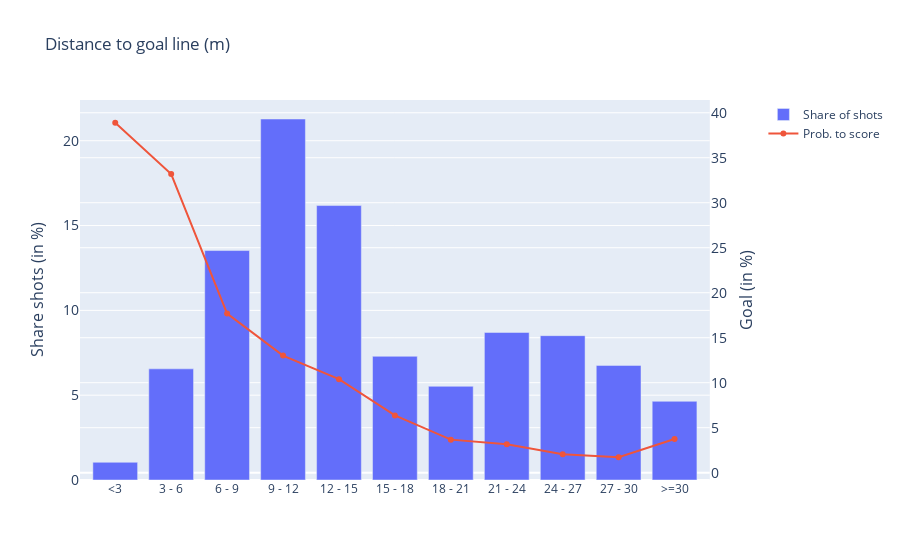

Notebook code cell kept with this figure:
### Code cell
fig = create_variable_graph(df_shots, "distToGoalLineBinned", binned_cols=True, title_name="Distance to goal line (m)")
fig.show()

### Figure 1 — Plotly figure (JSON) as saved in the notebook; plotly's stock layout.template omitted (floating-point values rounded to 4 significant figures)
{"data": [{"name": "Share of shots", "type": "bar", "x": ["<3", "3 - 6", "6 - 9", "9 - 12", "12 - 15", "15 - 18", "18 - 21", "21 - 24", "24 - 27", "27 - 30", ">=30"], "y": [1.044, 6.553, 13.53, 21.28, 16.18, 7.292, 5.523, 8.698, 8.51, 6.756, 4.639]}, {"name": "Prob. to score", "type": "scatter", "x": ["<3", "3 - 6", "6 - 9", "9 - 12", "12 - 15", "15 - 18", "18 - 21", "21 - 24", "24 - 27", "27 - 30", ">=30"], "xaxis": "x", "y": [38.89, 33.19, 17.68, 13.01, 10.39, 6.362, 3.675, 3.167, 2.044, 1.717, 3.75], "yaxis": "y2"}], "layout": {"title": {"text": "Distance to goal line (m)"}, "xaxis": {"anchor": "y", "domain": [0, 0.94]}, "yaxis": {"anchor": "x", "domain": [0, 1], "tickfont": {"size": 14}, "title": {"font": {"size": 16}, "text": "Share shots (in %)"}}, "yaxis2": {"anchor": "x", "overlaying": "y", "side": "right", "tickfont": {"size": 14}, "title": {"font": {"size": 16}, "text": "Goal (in %)"}}}}
